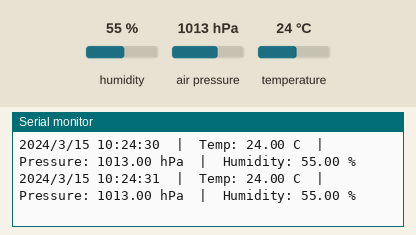
Recording of a sketch running on a simulated Arduino Uno, built with avr-gcc and run on an emulated ATmega328P. Shown: the last lines printed to the serial monitor. The inputs (shaded band) are chosen by the test bench; at power-on: humidity 55 %, air pressure 1013 hPa, temperature 24 °C. The local clock reads 2024-03-15 10:24:30 at power-on unless the sketch sets it.

Above: at 1.8 s.
1.9 s: humidity set to 22 %
At 2.6 s:
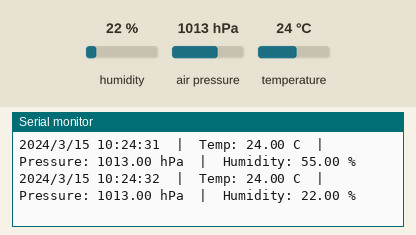
3.4 s: air pressure set to 952 hPa
At 4.7 s:
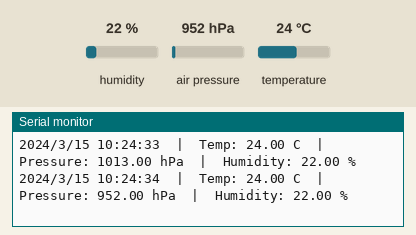
4.9 s: temperature set to 12 °C
At 5.5 s:
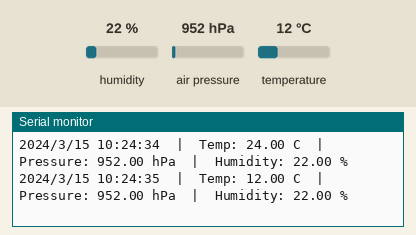
Timing chart, 0 to 7.9 s (numbered marks = the images above; inputs shaded):
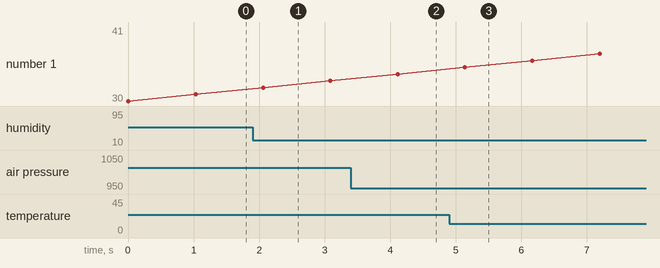

The sketch:

bme280andRTC.ino
```cpp
#include <Wire.h>
#include <RTClib.h>
#include <Adafruit_BME280.h>

/*
BME and RTC BOTH use same i2c pins!
VCC	5V
GND	GND
SDA	A4 (on Uno/Nano)
SCL	A5 (on Uno/Na

Fan-Relay	D4
Humidifier-Relay	D5
*/

RTC_DS3231 rtc;      // RTC object
Adafruit_BME280 bme; // BME280 object

void setup() {
    Serial.begin(9600);
    Wire.begin(); // Initialize I2C bus

    // Initialize RTC
    if (!rtc.begin()) {
        Serial.println("Couldn't find RTC");
        while (1);
    }

    if (rtc.lostPower()) {
        Serial.println("RTC lost power, setting time to compile time.");
        rtc.adjust(DateTime(F(__DATE__), F(__TIME__)));
    }

    // Initialize BME280
    if (!bme.begin(0x76)) { // Try 0x77 if 0x76 fails
        Serial.println("Could not find a valid BME280 sensor!");
        while (1);
    }
}

void loop() {
    DateTime now = rtc.now(); // Get current time

    float temperature = bme.readTemperature();
    float pressure = bme.readPressure() / 100.0F; // Convert to hPa
    float humidity = bme.readHumidity();

    // Print Date and Time
    Serial.print(now.year(), DEC);
    Serial.print('/');
    Serial.print(now.month(), DEC);
    Serial.print('/');
    Serial.print(now.day(), DEC);
    Serial.print(" ");
    Serial.print(now.hour(), DEC);
    Serial.print(':');
    Serial.print(now.minute(), DEC);
    Serial.print(':');
    Serial.print(now.second(), DEC);
    Serial.print("  |  ");

    // Print Sensor Data
    Serial.print("Temp: ");
    Serial.print(temperature, 2);
    Serial.print(" C  |  ");

    Serial.print("Pressure: ");
    Serial.print(pressure, 2);
    Serial.print(" hPa  |  ");

    Serial.print("Humidity: ");
    Serial.print(humidity, 2);
    Serial.println(" %");

    delay(1000);
}
```

Measured:
- after the input at 1.9 s, the serial monitor: prints a new line after 0.16 s (image 1)
- after the input at 3.4 s, the serial monitor: prints a new line after 0.71 s (image 2)
- after the input at 4.9 s, the serial monitor: prints a new line after 0.24 s (image 3)
